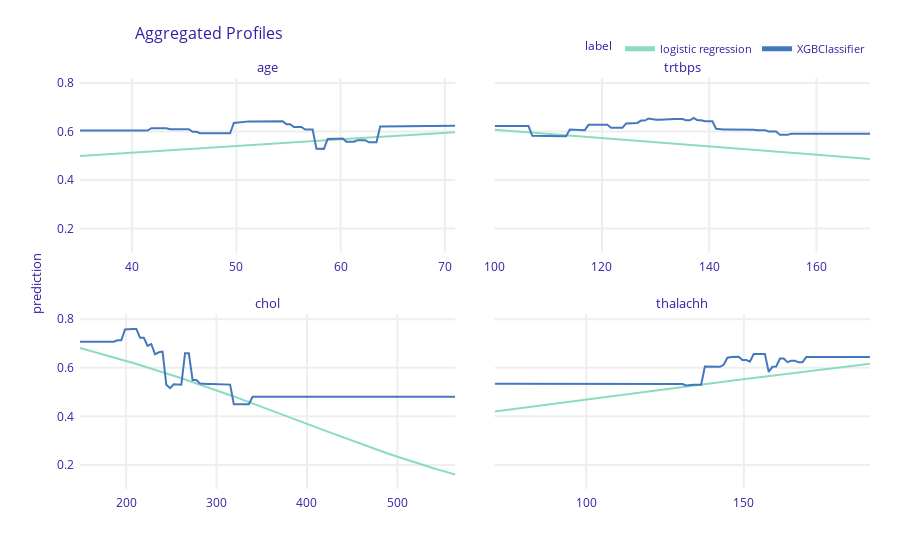

Source (notebook cell):
### Code cell
pdp_log.plot(pdp, variables=variables)

### Figure 1 — Plotly figure (JSON) as saved in the notebook; plotly's stock layout.template omitted (floating-point values rounded to 4 significant figures; data arrays with more than 128 entries replaced by an {"elided": "..."} marker saying what was removed)
{"data": [{"customdata": {"elided": "101x3 mixed values"}, "hovertemplate": "<b>%{hovertext}</b><br><br>prediction=%{y:.3f}<br>mean_prediction=%{customdata[0]:.3f}<extra></extra>", "hovertext": ["logistic regression", "logistic regression", "logistic regression", "logistic regression", "logistic regression", "logistic regression", "logistic regression", "logistic regression", "logistic regression", "logistic regression", "logistic regression", "logistic regression", "logistic regression", "logistic regression", "logistic regression", "logistic regression", "logistic regression", "logistic regression", "logistic regression", "logistic regression", "logistic regression", "logistic regression", "logistic regression", "logistic regression", "logistic regression", "logistic regression", "logistic regression", "logistic regression", "logistic regression", "logistic regression", "logistic regression", "logistic regression", "logistic regression", "logistic regression", "logistic regression", "logistic regression", "logistic regression", "logistic regression", "logistic regression", "logistic regression", "logistic regression", "logistic regression", "logistic regression", "logistic regression", "logistic regression", "logistic regression", "logistic regression", "logistic regression", "logistic regression", "logistic regression", "logistic regression", "logistic regression", "logistic regression", "logistic regression", "logistic regression", "logistic regression", "logistic regression", "logistic regression", "logistic regression", "logistic regression", "logistic regression", "logistic regression", "logistic regression", "logistic regression", "logistic regression", "logistic regression", "logistic regression", "logistic regression", "logistic regression", "logistic regression", "logistic regression", "logistic regression", "logistic regression", "logistic regression", "logistic regression", "logistic regression", "logistic regression", "logistic regression", "logistic regression", "logistic regression", "logistic regression", "logistic regression", "logistic regression", "logistic regression", "logistic regression", "logistic regression", "logistic regression", "logistic regression", "logistic regression", "logistic regression", "logistic regression", "logistic regression", "logistic regression", "logistic regression", "logistic regression", "logistic regression", "logistic regression", "logistic regression", "logistic regression", "logistic regression", "logistic regression"], "legendgroup": "logistic regression", "line": {"color": "#8bdcbe", "dash": "solid", "width": 2}, "marker": {"symbol": "circle"}, "mode": "lines", "name": "logistic regression", "opacity": 1, "orientation": "v", "showlegend": true, "type": "scatter", "x": [35, 35.36, 35.72, 36.08, 36.44, 36.8, 37.16, 37.52, 37.88, 38.24, 38.6, 38.96, 39.32, 39.68, 40.04, 40.4, 40.76, 41.12, 41.48, 41.84, 42.2, 42.56, 42.92, 43.28, 43.64, 44, 44.36, 44.72, 45.08, 45.44, 45.8, 46.16, 46.52, 46.88, 47.24, 47.6, 47.96, 48.32, 48.68, 49.04, 49.4, 49.76, 50.12, 50.48, 50.84, 51.2, 51.56, 51.92, 52.28, 52.64, 53, 53.36, 53.72, 54.08, 54.44, 54.8, 55.16, 55.52, 55.88, 56.24, 56.6, 56.96, 57.32, 57.68, 58.04, 58.4, 58.76, 59.12, 59.48, 59.84, 60.2, 60.56, 60.92, 61.28, 61.64, 62, 62.36, 62.72, 63.08, 63.44, 63.8, 64.16, 64.52, 64.88, 65.24, 65.6, 65.96, 66.32, 66.68, 67.04, 67.4, 67.76, 68.12, 68.48, 68.84, 69.2, 69.56, 69.92, 70.28, 70.64, 71], "xaxis": "x3", "y": [0.4984, 0.4994, 0.5004, 0.5014, 0.5024, 0.5034, 0.5044, 0.5054, 0.5064, 0.5074, 0.5084, 0.5095, 0.5105, 0.5115, 0.5125, 0.5135, 0.5145, 0.5155, 0.5165, 0.5175, 0.5185, 0.5195, 0.5205, 0.5215, 0.5225, 0.5235, 0.5245, 0.5255, 0.5265, 0.5275, 0.5285, 0.5295, 0.5304, 0.5314, 0.5324, 0.5334, 0.5344, 0.5354, 0.5364, 0.5374, 0.5384, 0.5394, 0.5403, 0.5413, 0.5423, 0.5433, 0.5443, 0.5453, 0.5463, 0.5472, 0.5482, 0.5492, 0.5502, 0.5512, 0.5521, 0.5531, 0.5541, 0.5551, 0.556, 0.557, 0.558, 0.559, 0.5599, 0.5609, 0.5619, 0.5629, 0.5638, 0.5648, 0.5658, 0.5667, 0.5677, 0.5687, 0.5696, 0.5706, 0.5715, 0.5725, 0.5735, 0.5744, 0.5754, 0.5764, 0.5773, 0.5783, 0.5792, 0.5802, 0.5811, 0.5821, 0.583, 0.584, 0.5849, 0.5859, 0.5868, 0.5878, 0.5887, 0.5897, 0.5906, 0.5916, 0.5925, 0.5935, 0.5944, 0.5953, 0.5963], "yaxis": "y3"}, {"customdata": {"elided": "101x3 mixed values"}, "hovertemplate": "<b>%{hovertext}</b><br><br>prediction=%{y:.3f}<br>mean_prediction=%{customdata[0]:.3f}<extra></extra>", "hovertext": ["logistic regression", "logistic regression", "logistic regression", "logistic regression", "logistic regression", "logistic regression", "logistic regression", "logistic regression", "logistic regression", "logistic regression", "logistic regression", "logistic regression", "logistic regression", "logistic regression", "logistic regression", "logistic regression", "logistic regression", "logistic regression", "logistic regression", "logistic regression", "logistic regression", "logistic regression", "logistic regression", "logistic regression", "logistic regression", "logistic regression", "logistic regression", "logistic regression", "logistic regression", "logistic regression", "logistic regression", "logistic regression", "logistic regression", "logistic regression", "logistic regression", "logistic regression", "logistic regression", "logistic regression", "logistic regression", "logistic regression", "logistic regression", "logistic regression", "logistic regression", "logistic regression", "logistic regression", "logistic regression", "logistic regression", "logistic regression", "logistic regression", "logistic regression", "logistic regression", "logistic regression", "logistic regression", "logistic regression", "logistic regression", "logistic regression", "logistic regression", "logistic regression", "logistic regression", "logistic regression", "logistic regression", "logistic regression", "logistic regression", "logistic regression", "logistic regression", "logistic regression", "logistic regression", "logistic regression", "logistic regression", "logistic regression", "logistic regression", "logistic regression", "logistic regression", "logistic regression", "logistic regression", "logistic regression", "logistic regression", "logistic regression", "logistic regression", "logistic regression", "logistic regression", "logistic regression", "logistic regression", "logistic regression", "logistic regression", "logistic regression", "logistic regression", "logistic regression", "logistic regression", "logistic regression", "logistic regression", "logistic regression", "logistic regression", "logistic regression", "logistic regression", "logistic regression", "logistic regression", "logistic regression", "logistic regression", "logistic regression", "logistic regression"], "legendgroup": "logistic regression", "line": {"color": "#8bdcbe", "dash": "solid", "width": 2}, "marker": {"symbol": "circle"}, "mode": "lines", "name": "logistic regression", "opacity": 1, "orientation": "v", "showlegend": false, "type": "scatter", "x": [100, 100.7, 101.4, 102.1, 102.8, 103.5, 104.2, 104.9, 105.6, 106.3, 107, 107.7, 108.4, 109.1, 109.8, 110.5, 111.2, 111.9, 112.6, 113.3, 114, 114.7, 115.4, 116.1, 116.8, 117.5, 118.2, 118.9, 119.6, 120.3, 121, 121.7, 122.4, 123.1, 123.8, 124.5, 125.2, 125.9, 126.6, 127.3, 128, 128.7, 129.4, 130.1, 130.8, 131.5, 132.2, 132.9, 133.6, 134.3, 135, 135.7, 136.4, 137.1, 137.8, 138.5, 139.2, 139.9, 140.6, 141.3, 142, 142.7, 143.4, 144.1, 144.8, 145.5, 146.2, 146.9, 147.6, 148.3, 149, 149.7, 150.4, 151.1, 151.8, 152.5, 153.2, 153.9, 154.6, 155.3, 156, 156.7, 157.4, 158.1, 158.8, 159.5, 160.2, 160.9, 161.6, 162.3, 163, 163.7, 164.4, 165.1, 165.8, 166.5, 167.2, 167.9, 168.6, 169.3, 170], "xaxis": "x4", "y": [0.6067, 0.6056, 0.6044, 0.6033, 0.6021, 0.601, 0.5998, 0.5987, 0.5975, 0.5964, 0.5952, 0.5941, 0.5929, 0.5917, 0.5906, 0.5894, 0.5883, 0.5871, 0.5859, 0.5848, 0.5836, 0.5824, 0.5813, 0.5801, 0.5789, 0.5777, 0.5766, 0.5754, 0.5742, 0.573, 0.5719, 0.5707, 0.5695, 0.5683, 0.5671, 0.5659, 0.5647, 0.5636, 0.5624, 0.5612, 0.56, 0.5588, 0.5576, 0.5564, 0.5552, 0.554, 0.5528, 0.5516, 0.5504, 0.5492, 0.548, 0.5468, 0.5456, 0.5444, 0.5431, 0.5419, 0.5407, 0.5395, 0.5383, 0.5371, 0.5359, 0.5346, 0.5334, 0.5322, 0.531, 0.5298, 0.5285, 0.5273, 0.5261, 0.5249, 0.5236, 0.5224, 0.5212, 0.5199, 0.5187, 0.5175, 0.5162, 0.515, 0.5138, 0.5125, 0.5113, 0.5101, 0.5088, 0.5076, 0.5063, 0.5051, 0.5039, 0.5026, 0.5014, 0.5001, 0.4989, 0.4976, 0.4964, 0.4951, 0.4939, 0.4926, 0.4914, 0.4901, 0.4889, 0.4876, 0.4864], "yaxis": "y4"}, {"customdata": {"elided": "101x3 mixed values"}, "hovertemplate": "<b>%{hovertext}</b><br><br>prediction=%{y:.3f}<br>mean_prediction=%{customdata[0]:.3f}<extra></extra>", "hovertext": ["logistic regression", "logistic regression", "logistic regression", "logistic regression", "logistic regression", "logistic regression", "logistic regression", "logistic regression", "logistic regression", "logistic regression", "logistic regression", "logistic regression", "logistic regression", "logistic regression", "logistic regression", "logistic regression", "logistic regression", "logistic regression", "logistic regression", "logistic regression", "logistic regression", "logistic regression", "logistic regression", "logistic regression", "logistic regression", "logistic regression", "logistic regression", "logistic regression", "logistic regression", "logistic regression", "logistic regression", "logistic regression", "logistic regression", "logistic regression", "logistic regression", "logistic regression", "logistic regression", "logistic regression", "logistic regression", "logistic regression", "logistic regression", "logistic regression", "logistic regression", "logistic regression", "logistic regression", "logistic regression", "logistic regression", "logistic regression", "logistic regression", "logistic regression", "logistic regression", "logistic regression", "logistic regression", "logistic regression", "logistic regression", "logistic regression", "logistic regression", "logistic regression", "logistic regression", "logistic regression", "logistic regression", "logistic regression", "logistic regression", "logistic regression", "logistic regression", "logistic regression", "logistic regression", "logistic regression", "logistic regression", "logistic regression", "logistic regression", "logistic regression", "logistic regression", "logistic regression", "logistic regression", "logistic regression", "logistic regression", "logistic regression", "logistic regression", "logistic regression", "logistic regression", "logistic regression", "logistic regression", "logistic regression", "logistic regression", "logistic regression", "logistic regression", "logistic regression", "logistic regression", "logistic regression", "logistic regression", "logistic regression", "logistic regression", "logistic regression", "logistic regression", "logistic regression", "logistic regression", "logistic regression", "logistic regression", "logistic regression", "logistic regression"], "legendgroup": "logistic regression", "line": {"color": "#8bdcbe", "dash": "solid", "width": 2}, "marker": {"symbol": "circle"}, "mode": "lines", "name": "logistic regression", "opacity": 1, "orientation": "v", "showlegend": false, "type": "scatter", "x": [149, 153.2, 157.3, 161.4, 165.6, 169.8, 173.9, 178.1, 182.2, 186.3, 190.5, 194.7, 198.8, 202.9, 207.1, 211.2, 215.4, 219.6, 223.7, 227.9, 232, 236.2, 240.3, 244.4, 248.6, 252.8, 256.9, 261.1, 265.2, 269.4, 273.5, 277.6, 281.8, 286.0, 290.1, 294.2, 298.4, 302.6, 306.7, 310.9, 315, 319.1, 323.3, 327.5, 331.6, 335.8, 339.9, 344.1, 348.2, 352.4, 356.5, 360.6, 364.8, 369.0, 373.1, 377.2, 381.4, 385.6, 389.7, 393.9, 398, 402.2, 406.3, 410.5, 414.6, 418.8, 422.9, 427.1, 431.2, 435.4, 439.5, 443.7, 447.8, 452.0, 456.1, 460.2, 464.4, 468.6, 472.7, 476.9, 481, 485.2, 489.3, 493.5, 497.6, 501.8, 505.9, 510.1, 514.2, 518.4, 522.5, 526.7, 530.8, 535.0, 539.1, 543.2, 547.4, 551.5, 555.7, 559.9, 564], "xaxis": "x", "y": [0.6814, 0.6773, 0.6731, 0.6689, 0.6647, 0.6604, 0.6561, 0.6518, 0.6474, 0.643, 0.6386, 0.6341, 0.6296, 0.625, 0.6204, 0.6158, 0.6111, 0.6064, 0.6016, 0.5968, 0.592, 0.5871, 0.5822, 0.5772, 0.5722, 0.5672, 0.5621, 0.557, 0.5519, 0.5467, 0.5414, 0.5362, 0.5309, 0.5255, 0.5202, 0.5148, 0.5093, 0.5039, 0.4984, 0.4928, 0.4873, 0.4817, 0.4761, 0.4704, 0.4648, 0.4591, 0.4534, 0.4476, 0.4419, 0.4361, 0.4303, 0.4245, 0.4187, 0.4129, 0.407, 0.4012, 0.3953, 0.3895, 0.3836, 0.3777, 0.3719, 0.366, 0.3601, 0.3543, 0.3484, 0.3426, 0.3368, 0.331, 0.3252, 0.3194, 0.3136, 0.3079, 0.3022, 0.2965, 0.2909, 0.2853, 0.2797, 0.2741, 0.2686, 0.2631, 0.2577, 0.2523, 0.247, 0.2417, 0.2364, 0.2312, 0.2261, 0.221, 0.216, 0.211, 0.2061, 0.2013, 0.1965, 0.1918, 0.1871, 0.1825, 0.178, 0.1735, 0.1692, 0.1648, 0.1606], "yaxis": "y"}, {"customdata": {"elided": "101x3 mixed values"}, "hovertemplate": "<b>%{hovertext}</b><br><br>prediction=%{y:.3f}<br>mean_prediction=%{customdata[0]:.3f}<extra></extra>", "hovertext": ["logistic regression", "logistic regression", "logistic regression", "logistic regression", "logistic regression", "logistic regression", "logistic regression", "logistic regression", "logistic regression", "logistic regression", "logistic regression", "logistic regression", "logistic regression", "logistic regression", "logistic regression", "logistic regression", "logistic regression", "logistic regression", "logistic regression", "logistic regression", "logistic regression", "logistic regression", "logistic regression", "logistic regression", "logistic regression", "logistic regression", "logistic regression", "logistic regression", "logistic regression", "logistic regression", "logistic regression", "logistic regression", "logistic regression", "logistic regression", "logistic regression", "logistic regression", "logistic regression", "logistic regression", "logistic regression", "logistic regression", "logistic regression", "logistic regression", "logistic regression", "logistic regression", "logistic regression", "logistic regression", "logistic regression", "logistic regression", "logistic regression", "logistic regression", "logistic regression", "logistic regression", "logistic regression", "logistic regression", "logistic regression", "logistic regression", "logistic regression", "logistic regression", "logistic regression", "logistic regression", "logistic regression", "logistic regression", "logistic regression", "logistic regression", "logistic regression", "logistic regression", "logistic regression", "logistic regression", "logistic regression", "logistic regression", "logistic regression", "logistic regression", "logistic regression", "logistic regression", "logistic regression", "logistic regression", "logistic regression", "logistic regression", "logistic regression", "logistic regression", "logistic regression", "logistic regression", "logistic regression", "logistic regression", "logistic regression", "logistic regression", "logistic regression", "logistic regression", "logistic regression", "logistic regression", "logistic regression", "logistic regression", "logistic regression", "logistic regression", "logistic regression", "logistic regression", "logistic regression", "logistic regression", "logistic regression", "logistic regression", "logistic regression"], "legendgroup": "logistic regression", "line": {"color": "#8bdcbe", "dash": "solid", "width": 2}, "marker": {"symbol": "circle"}, "mode": "lines", "name": "logistic regression", "opacity": 1, "orientation": "v", "showlegend": false, "type": "scatter", "x": [71, 72.19, 73.38, 74.57, 75.76, 76.95, 78.14, 79.33, 80.52, 81.71, 82.9, 84.09, 85.28, 86.47, 87.66, 88.85, 90.04, 91.23, 92.42, 93.61, 94.8, 95.99, 97.18, 98.37, 99.56, 100.8, 101.9, 103.1, 104.3, 105.5, 106.7, 107.9, 109.1, 110.3, 111.5, 112.7, 113.8, 115.0, 116.2, 117.4, 118.6, 119.8, 121.0, 122.2, 123.4, 124.5, 125.7, 126.9, 128.1, 129.3, 130.5, 131.7, 132.9, 134.1, 135.3, 136.4, 137.6, 138.8, 140.0, 141.2, 142.4, 143.6, 144.8, 146.0, 147.2, 148.3, 149.5, 150.7, 151.9, 153.1, 154.3, 155.5, 156.7, 157.9, 159.1, 160.2, 161.4, 162.6, 163.8, 165.0, 166.2, 167.4, 168.6, 169.8, 171.0, 172.1, 173.3, 174.5, 175.7, 176.9, 178.1, 179.3, 180.5, 181.7, 182.9, 184.1, 185.2, 186.4, 187.6, 188.8, 190], "xaxis": "x2", "y": [0.4195, 0.4215, 0.4236, 0.4256, 0.4276, 0.4297, 0.4317, 0.4338, 0.4358, 0.4378, 0.4399, 0.4419, 0.4439, 0.446, 0.448, 0.4501, 0.4521, 0.4541, 0.4562, 0.4582, 0.4602, 0.4623, 0.4643, 0.4663, 0.4683, 0.4704, 0.4724, 0.4744, 0.4764, 0.4785, 0.4805, 0.4825, 0.4845, 0.4866, 0.4886, 0.4906, 0.4926, 0.4946, 0.4966, 0.4986, 0.5006, 0.5026, 0.5047, 0.5067, 0.5087, 0.5107, 0.5127, 0.5146, 0.5166, 0.5186, 0.5206, 0.5226, 0.5246, 0.5266, 0.5286, 0.5305, 0.5325, 0.5345, 0.5365, 0.5384, 0.5404, 0.5424, 0.5443, 0.5463, 0.5482, 0.5502, 0.5521, 0.5541, 0.556, 0.558, 0.5599, 0.5619, 0.5638, 0.5657, 0.5677, 0.5696, 0.5715, 0.5734, 0.5753, 0.5773, 0.5792, 0.5811, 0.583, 0.5849, 0.5868, 0.5887, 0.5906, 0.5925, 0.5943, 0.5962, 0.5981, 0.6, 0.6018, 0.6037, 0.6056, 0.6074, 0.6093, 0.6112, 0.613, 0.6149, 0.6167], "yaxis": "y2"}, {"customdata": {"elided": "101x3 mixed values"}, "hovertemplate": "<b>%{hovertext}</b><br><br>prediction=%{y:.3f}<br>mean_prediction=%{customdata[0]:.3f}<extra></extra>", "hovertext": ["XGBClassifier", "XGBClassifier", "XGBClassifier", "XGBClassifier", "XGBClassifier", "XGBClassifier", "XGBClassifier", "XGBClassifier", "XGBClassifier", "XGBClassifier", "XGBClassifier", "XGBClassifier", "XGBClassifier", "XGBClassifier", "XGBClassifier", "XGBClassifier", "XGBClassifier", "XGBClassifier", "XGBClassifier", "XGBClassifier", "XGBClassifier", "XGBClassifier", "XGBClassifier", "XGBClassifier", "XGBClassifier", "XGBClassifier", "XGBClassifier", "XGBClassifier", "XGBClassifier", "XGBClassifier", "XGBClassifier", "XGBClassifier", "XGBClassifier", "XGBClassifier", "XGBClassifier", "XGBClassifier", "XGBClassifier", "XGBClassifier", "XGBClassifier", "XGBClassifier", "XGBClassifier", "XGBClassifier", "XGBClassifier", "XGBClassifier", "XGBClassifier", "XGBClassifier", "XGBClassifier", "XGBClassifier", "XGBClassifier", "XGBClassifier", "XGBClassifier", "XGBClassifier", "XGBClassifier", "XGBClassifier", "XGBClassifier", "XGBClassifier", "XGBClassifier", "XGBClassifier", "XGBClassifier", "XGBClassifier", "XGBClassifier", "XGBClassifier", "XGBClassifier", "XGBClassifier", "XGBClassifier", "XGBClassifier", "XGBClassifier", "XGBClassifier", "XGBClassifier", "XGBClassifier", "XGBClassifier", "XGBClassifier", "XGBClassifier", "XGBClassifier", "XGBClassifier", "XGBClassifier", "XGBClassifier", "XGBClassifier", "XGBClassifier", "XGBClassifier", "XGBClassifier", "XGBClassifier", "XGBClassifier", "XGBClassifier", "XGBClassifier", "XGBClassifier", "XGBClassifier", "XGBClassifier", "XGBClassifier", "XGBClassifier", "XGBClassifier", "XGBClassifier", "XGBClassifier", "XGBClassifier", "XGBClassifier", "XGBClassifier", "XGBClassifier", "XGBClassifier", "XGBClassifier", "XGBClassifier", "XGBClassifier"], "legendgroup": "XGBClassifier", "line": {"color": "#4378bf", "dash": "solid", "width": 2}, "marker": {"symbol": "circle"}, "mode": "lines", "name": "XGBClassifier", "opacity": 1, "orientation": "v", "showlegend": true, "type": "scatter", "x": [35, 35.36, 35.72, 36.08, 36.44, 36.8, 37.16, 37.52, 37.88, 38.24, 38.6, 38.96, 39.32, 39.68, 40.04, 40.4, 40.76, 41.12, 41.48, 41.84, 42.2, 42.56, 42.92, 43.28, 43.64, 44, 44.36, 44.72, 45.08, 45.44, 45.8, 46.16, 46.52, 46.88, 47.24, 47.6, 47.96, 48.32, 48.68, 49.04, 49.4, 49.76, 50.12, 50.48, 50.84, 51.2, 51.56, 51.92, 52.28, 52.64, 53, 53.36, 53.72, 54.08, 54.44, 54.8, 55.16, 55.52, 55.88, 56.24, 56.6, 56.96, 57.32, 57.68, 58.04, 58.4, 58.76, 59.12, 59.48, 59.84, 60.2, 60.56, 60.92, 61.28, 61.64, 62, 62.36, 62.72, 63.08, 63.44, 63.8, 64.16, 64.52, 64.88, 65.24, 65.6, 65.96, 66.32, 66.68, 67.04, 67.4, 67.76, 68.12, 68.48, 68.84, 69.2, 69.56, 69.92, 70.28, 70.64, 71], "xaxis": "x3", "y": [0.6039, 0.6039, 0.6039, 0.6039, 0.6039, 0.6039, 0.6039, 0.6039, 0.6039, 0.6039, 0.6039, 0.6039, 0.6039, 0.6039, 0.6039, 0.6039, 0.6039, 0.6039, 0.6039, 0.6132, 0.6132, 0.6132, 0.6132, 0.6132, 0.6091, 0.6091, 0.6091, 0.6091, 0.6091, 0.6091, 0.5988, 0.5988, 0.5924, 0.5924, 0.5924, 0.5924, 0.5924, 0.5924, 0.5924, 0.5924, 0.5924, 0.6349, 0.637, 0.637, 0.6414, 0.6414, 0.6414, 0.6414, 0.6414, 0.6414, 0.6401, 0.6401, 0.6418, 0.6418, 0.6418, 0.63, 0.63, 0.6185, 0.6185, 0.6185, 0.6078, 0.6078, 0.6078, 0.5285, 0.5282, 0.5282, 0.5689, 0.5689, 0.5689, 0.5689, 0.5713, 0.5574, 0.5574, 0.5574, 0.5641, 0.5641, 0.5641, 0.5551, 0.5551, 0.5551, 0.6199, 0.6199, 0.6229, 0.6229, 0.6229, 0.6229, 0.6229, 0.6229, 0.6229, 0.6229, 0.6229, 0.6229, 0.6229, 0.6229, 0.6229, 0.6229, 0.6229, 0.6229, 0.6229, 0.6229, 0.6229], "yaxis": "y3"}, {"customdata": {"elided": "101x3 mixed values"}, "hovertemplate": "<b>%{hovertext}</b><br><br>prediction=%{y:.3f}<br>mean_prediction=%{customdata[0]:.3f}<extra></extra>", "hovertext": ["XGBClassifier", "XGBClassifier", "XGBClassifier", "XGBClassifier", "XGBClassifier", "XGBClassifier", "XGBClassifier", "XGBClassifier", "XGBClassifier", "XGBClassifier", "XGBClassifier", "XGBClassifier", "XGBClassifier", "XGBClassifier", "XGBClassifier", "XGBClassifier", "XGBClassifier", "XGBClassifier", "XGBClassifier", "XGBClassifier", "XGBClassifier", "XGBClassifier", "XGBClassifier", "XGBClassifier", "XGBClassifier", "XGBClassifier", "XGBClassifier", "XGBClassifier", "XGBClassifier", "XGBClassifier", "XGBClassifier", "XGBClassifier", "XGBClassifier", "XGBClassifier", "XGBClassifier", "XGBClassifier", "XGBClassifier", "XGBClassifier", "XGBClassifier", "XGBClassifier", "XGBClassifier", "XGBClassifier", "XGBClassifier", "XGBClassifier", "XGBClassifier", "XGBClassifier", "XGBClassifier", "XGBClassifier", "XGBClassifier", "XGBClassifier", "XGBClassifier", "XGBClassifier", "XGBClassifier", "XGBClassifier", "XGBClassifier", "XGBClassifier", "XGBClassifier", "XGBClassifier", "XGBClassifier", "XGBClassifier", "XGBClassifier", "XGBClassifier", "XGBClassifier", "XGBClassifier", "XGBClassifier", "XGBClassifier", "XGBClassifier", "XGBClassifier", "XGBClassifier", "XGBClassifier", "XGBClassifier", "XGBClassifier", "XGBClassifier", "XGBClassifier", "XGBClassifier", "XGBClassifier", "XGBClassifier", "XGBClassifier", "XGBClassifier", "XGBClassifier", "XGBClassifier", "XGBClassifier", "XGBClassifier", "XGBClassifier", "XGBClassifier", "XGBClassifier", "XGBClassifier", "XGBClassifier", "XGBClassifier", "XGBClassifier", "XGBClassifier", "XGBClassifier", "XGBClassifier", "XGBClassifier", "XGBClassifier", "XGBClassifier", "XGBClassifier", "XGBClassifier", "XGBClassifier", "XGBClassifier", "XGBClassifier"], "legendgroup": "XGBClassifier", "line": {"color": "#4378bf", "dash": "solid", "width": 2}, "marker": {"symbol": "circle"}, "mode": "lines", "name": "XGBClassifier", "opacity": 1, "orientation": "v", "showlegend": false, "type": "scatter", "x": [100, 100.7, 101.4, 102.1, 102.8, 103.5, 104.2, 104.9, 105.6, 106.3, 107, 107.7, 108.4, 109.1, 109.8, 110.5, 111.2, 111.9, 112.6, 113.3, 114, 114.7, 115.4, 116.1, 116.8, 117.5, 118.2, 118.9, 119.6, 120.3, 121, 121.7, 122.4, 123.1, 123.8, 124.5, 125.2, 125.9, 126.6, 127.3, 128, 128.7, 129.4, 130.1, 130.8, 131.5, 132.2, 132.9, 133.6, 134.3, 135, 135.7, 136.4, 137.1, 137.8, 138.5, 139.2, 139.9, 140.6, 141.3, 142, 142.7, 143.4, 144.1, 144.8, 145.5, 146.2, 146.9, 147.6, 148.3, 149, 149.7, 150.4, 151.1, 151.8, 152.5, 153.2, 153.9, 154.6, 155.3, 156, 156.7, 157.4, 158.1, 158.8, 159.5, 160.2, 160.9, 161.6, 162.3, 163, 163.7, 164.4, 165.1, 165.8, 166.5, 167.2, 167.9, 168.6, 169.3, 170], "xaxis": "x4", "y": [0.6223, 0.6223, 0.6223, 0.6223, 0.6223, 0.6223, 0.6223, 0.6223, 0.6223, 0.6223, 0.5821, 0.5821, 0.5821, 0.5821, 0.5821, 0.5821, 0.5805, 0.5805, 0.5805, 0.5805, 0.6076, 0.6076, 0.6052, 0.6052, 0.6052, 0.6271, 0.6271, 0.6271, 0.6274, 0.6274, 0.6274, 0.615, 0.615, 0.615, 0.615, 0.6324, 0.6324, 0.6324, 0.6351, 0.6449, 0.6449, 0.6533, 0.6504, 0.6486, 0.6486, 0.6484, 0.6484, 0.6484, 0.651, 0.651, 0.651, 0.6458, 0.6458, 0.656, 0.6463, 0.6463, 0.6418, 0.6418, 0.6418, 0.6111, 0.6085, 0.6085, 0.6085, 0.6085, 0.6085, 0.6085, 0.6085, 0.6085, 0.6069, 0.6069, 0.6053, 0.6053, 0.6053, 0.5997, 0.5997, 0.5997, 0.5859, 0.5859, 0.5859, 0.5901, 0.5901, 0.5901, 0.5901, 0.5901, 0.5901, 0.5901, 0.5901, 0.5901, 0.5901, 0.5901, 0.5901, 0.5901, 0.5901, 0.5901, 0.5901, 0.5901, 0.5901, 0.5901, 0.5901, 0.5901, 0.5901], "yaxis": "y4"}, {"customdata": {"elided": "101x3 mixed values"}, "hovertemplate": "<b>%{hovertext}</b><br><br>prediction=%{y:.3f}<br>mean_prediction=%{customdata[0]:.3f}<extra></extra>", "hovertext": ["XGBClassifier", "XGBClassifier", "XGBClassifier", "XGBClassifier", "XGBClassifier", "XGBClassifier", "XGBClassifier", "XGBClassifier", "XGBClassifier", "XGBClassifier", "XGBClassifier", "XGBClassifier", "XGBClassifier", "XGBClassifier", "XGBClassifier", "XGBClassifier", "XGBClassifier", "XGBClassifier", "XGBClassifier", "XGBClassifier", "XGBClassifier", "XGBClassifier", "XGBClassifier", "XGBClassifier", "XGBClassifier", "XGBClassifier", "XGBClassifier", "XGBClassifier", "XGBClassifier", "XGBClassifier", "XGBClassifier", "XGBClassifier", "XGBClassifier", "XGBClassifier", "XGBClassifier", "XGBClassifier", "XGBClassifier", "XGBClassifier", "XGBClassifier", "XGBClassifier", "XGBClassifier", "XGBClassifier", "XGBClassifier", "XGBClassifier", "XGBClassifier", "XGBClassifier", "XGBClassifier", "XGBClassifier", "XGBClassifier", "XGBClassifier", "XGBClassifier", "XGBClassifier", "XGBClassifier", "XGBClassifier", "XGBClassifier", "XGBClassifier", "XGBClassifier", "XGBClassifier", "XGBClassifier", "XGBClassifier", "XGBClassifier", "XGBClassifier", "XGBClassifier", "XGBClassifier", "XGBClassifier", "XGBClassifier", "XGBClassifier", "XGBClassifier", "XGBClassifier", "XGBClassifier", "XGBClassifier", "XGBClassifier", "XGBClassifier", "XGBClassifier", "XGBClassifier", "XGBClassifier", "XGBClassifier", "XGBClassifier", "XGBClassifier", "XGBClassifier", "XGBClassifier", "XGBClassifier", "XGBClassifier", "XGBClassifier", "XGBClassifier", "XGBClassifier", "XGBClassifier", "XGBClassifier", "XGBClassifier", "XGBClassifier", "XGBClassifier", "XGBClassifier", "XGBClassifier", "XGBClassifier", "XGBClassifier", "XGBClassifier", "XGBClassifier", "XGBClassifier", "XGBClassifier", "XGBClassifier", "XGBClassifier"], "legendgroup": "XGBClassifier", "line": {"color": "#4378bf", "dash": "solid", "width": 2}, "marker": {"symbol": "circle"}, "mode": "lines", "name": "XGBClassifier", "opacity": 1, "orientation": "v", "showlegend": false, "type": "scatter", "x": [149, 153.2, 157.3, 161.4, 165.6, 169.8, 173.9, 178.1, 182.2, 186.3, 190.5, 194.7, 198.8, 202.9, 207.1, 211.2, 215.4, 219.6, 223.7, 227.9, 232, 236.2, 240.3, 244.4, 248.6, 252.8, 256.9, 261.1, 265.2, 269.4, 273.5, 277.6, 281.8, 286.0, 290.1, 294.2, 298.4, 302.6, 306.7, 310.9, 315, 319.1, 323.3, 327.5, 331.6, 335.8, 339.9, 344.1, 348.2, 352.4, 356.5, 360.6, 364.8, 369.0, 373.1, 377.2, 381.4, 385.6, 389.7, 393.9, 398, 402.2, 406.3, 410.5, 414.6, 418.8, 422.9, 427.1, 431.2, 435.4, 439.5, 443.7, 447.8, 452.0, 456.1, 460.2, 464.4, 468.6, 472.7, 476.9, 481, 485.2, 489.3, 493.5, 497.6, 501.8, 505.9, 510.1, 514.2, 518.4, 522.5, 526.7, 530.8, 535.0, 539.1, 543.2, 547.4, 551.5, 555.7, 559.9, 564], "xaxis": "x", "y": [0.7074, 0.7074, 0.7074, 0.7074, 0.7074, 0.7074, 0.7074, 0.7074, 0.7074, 0.7074, 0.7135, 0.7135, 0.7578, 0.7602, 0.7602, 0.7602, 0.724, 0.724, 0.6899, 0.6976, 0.6552, 0.6636, 0.6665, 0.5304, 0.5158, 0.5317, 0.532, 0.5301, 0.6598, 0.6598, 0.5499, 0.5499, 0.5351, 0.5329, 0.5329, 0.5329, 0.5329, 0.5329, 0.5306, 0.5306, 0.5306, 0.4501, 0.4501, 0.4501, 0.4501, 0.4501, 0.4808, 0.4808, 0.4808, 0.4808, 0.4808, 0.4808, 0.4808, 0.4808, 0.4808, 0.4808, 0.4808, 0.4808, 0.4808, 0.4808, 0.4808, 0.4808, 0.4808, 0.4808, 0.4808, 0.4808, 0.4808, 0.4808, 0.4808, 0.4808, 0.4808, 0.4808, 0.4808, 0.4808, 0.4808, 0.4808, 0.4808, 0.4808, 0.4808, 0.4808, 0.4808, 0.4808, 0.4808, 0.4808, 0.4808, 0.4808, 0.4808, 0.4808, 0.4808, 0.4808, 0.4808, 0.4808, 0.4808, 0.4808, 0.4808, 0.4808, 0.4808, 0.4808, 0.4808, 0.4808, 0.4808], "yaxis": "y"}, {"customdata": {"elided": "101x3 mixed values"}, "hovertemplate": "<b>%{hovertext}</b><br><br>prediction=%{y:.3f}<br>mean_prediction=%{customdata[0]:.3f}<extra></extra>", "hovertext": ["XGBClassifier", "XGBClassifier", "XGBClassifier", "XGBClassifier", "XGBClassifier", "XGBClassifier", "XGBClassifier", "XGBClassifier", "XGBClassifier", "XGBClassifier", "XGBClassifier", "XGBClassifier", "XGBClassifier", "XGBClassifier", "XGBClassifier", "XGBClassifier", "XGBClassifier", "XGBClassifier", "XGBClassifier", "XGBClassifier", "XGBClassifier", "XGBClassifier", "XGBClassifier", "XGBClassifier", "XGBClassifier", "XGBClassifier", "XGBClassifier", "XGBClassifier", "XGBClassifier", "XGBClassifier", "XGBClassifier", "XGBClassifier", "XGBClassifier", "XGBClassifier", "XGBClassifier", "XGBClassifier", "XGBClassifier", "XGBClassifier", "XGBClassifier", "XGBClassifier", "XGBClassifier", "XGBClassifier", "XGBClassifier", "XGBClassifier", "XGBClassifier", "XGBClassifier", "XGBClassifier", "XGBClassifier", "XGBClassifier", "XGBClassifier", "XGBClassifier", "XGBClassifier", "XGBClassifier", "XGBClassifier", "XGBClassifier", "XGBClassifier", "XGBClassifier", "XGBClassifier", "XGBClassifier", "XGBClassifier", "XGBClassifier", "XGBClassifier", "XGBClassifier", "XGBClassifier", "XGBClassifier", "XGBClassifier", "XGBClassifier", "XGBClassifier", "XGBClassifier", "XGBClassifier", "XGBClassifier", "XGBClassifier", "XGBClassifier", "XGBClassifier", "XGBClassifier", "XGBClassifier", "XGBClassifier", "XGBClassifier", "XGBClassifier", "XGBClassifier", "XGBClassifier", "XGBClassifier", "XGBClassifier", "XGBClassifier", "XGBClassifier", "XGBClassifier", "XGBClassifier", "XGBClassifier", "XGBClassifier", "XGBClassifier", "XGBClassifier", "XGBClassifier", "XGBClassifier", "XGBClassifier", "XGBClassifier", "XGBClassifier", "XGBClassifier", "XGBClassifier", "XGBClassifier", "XGBClassifier", "XGBClassifier"], "legendgroup": "XGBClassifier", "line": {"color": "#4378bf", "dash": "solid", "width": 2}, "marker": {"symbol": "circle"}, "mode": "lines", "name": "XGBClassifier", "opacity": 1, "orientation": "v", "showlegend": false, "type": "scatter", "x": [71, 72.19, 73.38, 74.57, 75.76, 76.95, 78.14, 79.33, 80.52, 81.71, 82.9, 84.09, 85.28, 86.47, 87.66, 88.85, 90.04, 91.23, 92.42, 93.61, 94.8, 95.99, 97.18, 98.37, 99.56, 100.8, 101.9, 103.1, 104.3, 105.5, 106.7, 107.9, 109.1, 110.3, 111.5, 112.7, 113.8, 115.0, 116.2, 117.4, 118.6, 119.8, 121.0, 122.2, 123.4, 124.5, 125.7, 126.9, 128.1, 129.3, 130.5, 131.7, 132.9, 134.1, 135.3, 136.4, 137.6, 138.8, 140.0, 141.2, 142.4, 143.6, 144.8, 146.0, 147.2, 148.3, 149.5, 150.7, 151.9, 153.1, 154.3, 155.5, 156.7, 157.9, 159.1, 160.2, 161.4, 162.6, 163.8, 165.0, 166.2, 167.4, 168.6, 169.8, 171.0, 172.1, 173.3, 174.5, 175.7, 176.9, 178.1, 179.3, 180.5, 181.7, 182.9, 184.1, 185.2, 186.4, 187.6, 188.8, 190], "xaxis": "x2", "y": [0.534, 0.534, 0.534, 0.534, 0.534, 0.534, 0.534, 0.534, 0.534, 0.534, 0.534, 0.534, 0.534, 0.534, 0.534, 0.534, 0.534, 0.534, 0.534, 0.534, 0.534, 0.534, 0.534, 0.534, 0.534, 0.534, 0.534, 0.534, 0.534, 0.534, 0.5328, 0.5328, 0.5328, 0.5328, 0.5328, 0.5328, 0.5328, 0.5328, 0.5328, 0.5328, 0.5328, 0.5328, 0.5328, 0.5328, 0.5328, 0.5328, 0.5328, 0.5328, 0.5328, 0.5328, 0.5328, 0.5271, 0.5298, 0.5298, 0.5298, 0.5298, 0.605, 0.605, 0.6037, 0.6037, 0.6037, 0.6121, 0.6414, 0.6441, 0.6441, 0.6457, 0.6324, 0.6324, 0.625, 0.6563, 0.6563, 0.6563, 0.6563, 0.5831, 0.6039, 0.6051, 0.6379, 0.6379, 0.6233, 0.6287, 0.6287, 0.6225, 0.6225, 0.644, 0.644, 0.644, 0.644, 0.644, 0.644, 0.644, 0.644, 0.644, 0.644, 0.644, 0.644, 0.644, 0.644, 0.644, 0.644, 0.644, 0.644], "yaxis": "y2"}], "layout": {"annotations": [{"font": {"size": 13}, "showarrow": false, "text": "chol", "x": 0.2375, "xanchor": "center", "xref": "paper", "y": 0.425, "yanchor": "bottom", "yref": "paper"}, {"font": {"size": 13}, "showarrow": false, "text": "thalachh", "x": 0.7625, "xanchor": "center", "xref": "paper", "y": 0.425, "yanchor": "bottom", "yref": "paper"}, {"font": {"size": 13}, "showarrow": false, "text": "age", "x": 0.2375, "xanchor": "center", "xref": "paper", "y": 1, "yanchor": "bottom", "yref": "paper"}, {"font": {"size": 13}, "showarrow": false, "text": "trtbps", "x": 0.7625, "xanchor": "center", "xref": "paper", "y": 1, "yanchor": "bottom", "yref": "paper"}, {"font": {"size": 13}, "showarrow": false, "text": "prediction", "textangle": -90, "x": -0.07, "xref": "paper", "y": 0.5, "yref": "paper"}], "autosize": true, "font": {"color": "#371ea3"}, "hovermode": "x unified", "legend": {"font": {"size": 11}, "itemsizing": "constant", "orientation": "h", "title": {"font": {"size": 12}, "text": "label"}, "tracegroupgap": 0, "x": 1, "xanchor": "right", "y": 1.036, "yanchor": "bottom"}, "margin": {"b": 71, "r": 30, "t": 78}, "title": {"font": {"size": 16}, "text": "Aggregated Profiles", "x": 0.15}, "xaxis": {"anchor": "y", "automargin": true, "autorange": true, "domain": [0, 0.475], "fixedrange": true, "gridwidth": 2, "range": [149, 564], "showticklabels": true, "tickcolor": "white", "ticklen": 3, "ticks": "outside", "title": {"text": ""}, "type": "linear", "zeroline": false}, "xaxis2": {"anchor": "y2", "automargin": true, "autorange": true, "domain": [0.525, 1], "fixedrange": true, "gridwidth": 2, "range": [71, 190], "showticklabels": true, "tickcolor": "white", "ticklen": 3, "ticks": "outside", "title": {"text": ""}, "type": "linear", "zeroline": false}, "xaxis3": {"anchor": "y3", "automargin": true, "autorange": true, "domain": [0, 0.475], "fixedrange": true, "gridwidth": 2, "range": [35, 71], "showticklabels": true, "tickcolor": "white", "ticklen": 3, "ticks": "outside", "title": {"text": ""}, "type": "linear", "zeroline": false}, "xaxis4": {"anchor": "y4", "automargin": true, "autorange": true, "domain": [0.525, 1], "fixedrange": true, "gridwidth": 2, "range": [100, 170], "showticklabels": true, "tickcolor": "white", "ticklen": 3, "ticks": "outside", "title": {"text": ""}, "type": "linear", "zeroline": false}, "yaxis": {"anchor": "x", "automargin": true, "domain": [0, 0.425], "fixedrange": true, "gridwidth": 2, "range": [0.1006, 0.8201], "tickcolor": "white", "ticklen": 3, "ticks": "outside", "title": {"text": ""}, "type": "linear", "zeroline": false}, "yaxis2": {"anchor": "x2", "automargin": true, "domain": [0, 0.425], "fixedrange": true, "gridwidth": 2, "matches": "y", "showticklabels": false, "tickcolor": "white", "ticklen": 3, "ticks": "outside", "title": {"text": ""}, "type": "linear", "zeroline": false}, "yaxis3": {"anchor": "x3", "automargin": true, "domain": [0.575, 1], "fixedrange": true, "gridwidth": 2, "matches": "y", "range": [0.1006, 0.8201], "tickcolor": "white", "ticklen": 3, "ticks": "outside", "title": {"text": ""}, "type": "linear", "zeroline": false}, "yaxis4": {"anchor": "x4", "automargin": true, "domain": [0.575, 1], "fixedrange": true, "gridwidth": 2, "matches": "y", "showticklabels": false, "tickcolor": "white", "ticklen": 3, "ticks": "outside", "title": {"text": ""}, "type": "linear", "zeroline": false}}}
